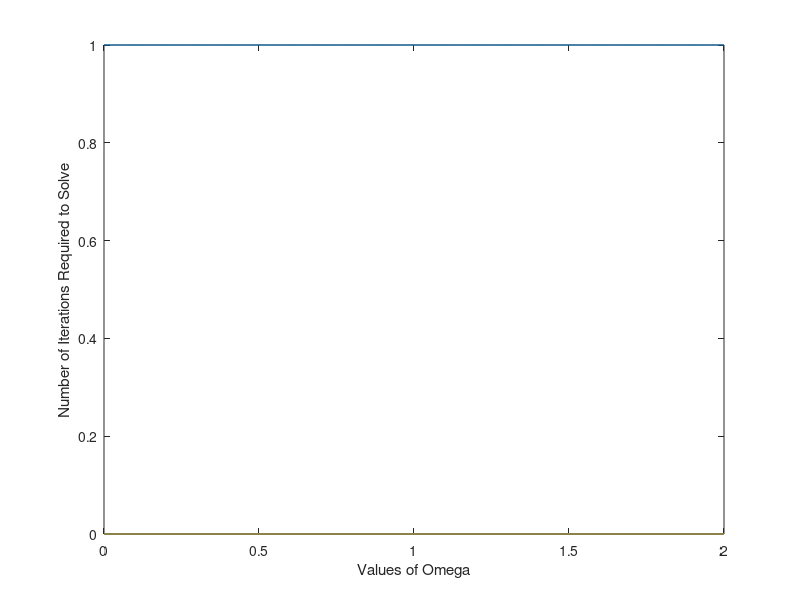

Recreate this plot in MATLAB.
%------------------------------------------
%Generating matrix A and b
%------------------------------------------
N = 3; % N

% initialize b to g(xij,  yij)
h = 1/(N+1);
b = zeros(N^2,1);
for i = 1:N
    for j = 1:N
        if i/(N+1) > 1/5 && i/(N+1) < 3/5 && j/(N+1) > 1/4 && j/(N+1)<1/2
            b((j-1)*N+i,1) = -h^2; % bij = -h^2*g(xij,yij
        end
    end
end

% filling in A
A = zeros(N^2,N^2);
for j = 1:N
    for i = 1:N
        % 
        %    B I 0           4 1 0
        % A= I B I where B = 1 4 1 , I is 3x3 negative identity matrix and
        %    0 I B           0 1 4   0 is 3x3 zero matrix
        % we use this to get 
        % 4ui;j - ui+1;j - ui-1;j - ui;j+1 - ui;j-1
        % fill in identity matrices on the side diagonals
        c = (j-1)*N;
        if j > 1
            A(c+i-N, c+i) = -1;
        end
        if j < N
            A(c+i+N, c+i) = -1;
        end
        % then fill in B
        A(c+i,c+i)= 4;
        if i ~= 1
            A(c+i, c+i-1) = -1;
        end
        if i ~= N
            A(c+i, c+i+1) = -1;
        end
        
    end
end


%Range of possible omega values by 0.01 step
x_init = zeros(length(A));
omega = 0:0.01:2.0;
iter_nums = zeros(length(omega));



%Stopping Conditions: a tolerance limit and max number of iterations
%before quitting
tolerance = 1e-3;
max_iterations = 10000;
  
%LDU Decomoposition of A
%Isolates lower diagonal (below the main diagonal)
L = -tril(A, -1);
%Isolates main diagonal
D = diag(diag(A));
%Isolates upper diagonal (above the main diagonal)
U = -triu(A, 1);

%Creates initial solution array of zeros
x = zeros(N^2);

%Stored in reference since it is used repeatedly
%A in the equation Ax_i = b where x_i represents the currrent
%estimation of x


num_iterations = 0;
%Repeats until stopping criterion of iterations is met
for j = 1:length(omega)
    num_iterations = 0;
    for i = 1:max_iterations
        ref = (D - omega(j) * L);
        num_iterations = num_iterations + 1;
        %Solving the iteration step
        x = mldivide(ref,((1-omega(j))*D+omega(j)*U)*x_init)+omega(j)*mldivide(ref,b);

        %Ends the loop if stopping criterion of tolerance is met
        %Tolerance is the max. acceptable distance between x and x_init
        %(previous estimate of x)
        if norm(x - x_init) < tolerance
            break;
        end
        %x_init stores previous value of x
        x_init = x;
    end
    iter_nums(j) = num_iterations;
end

    
plot(omega, iter_nums)
xlabel("Values of Omega")
ylabel("Number of Iterations Required to Solve")
